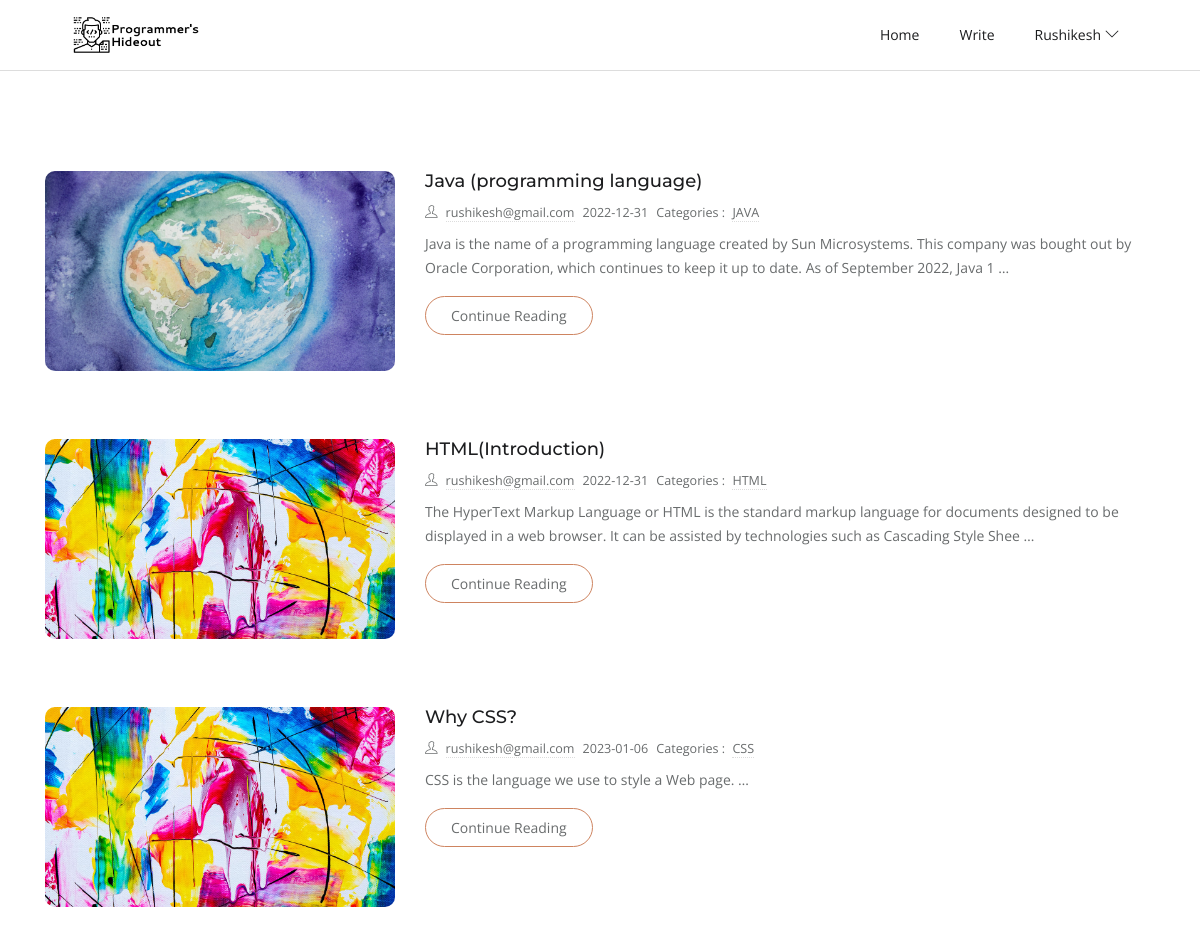
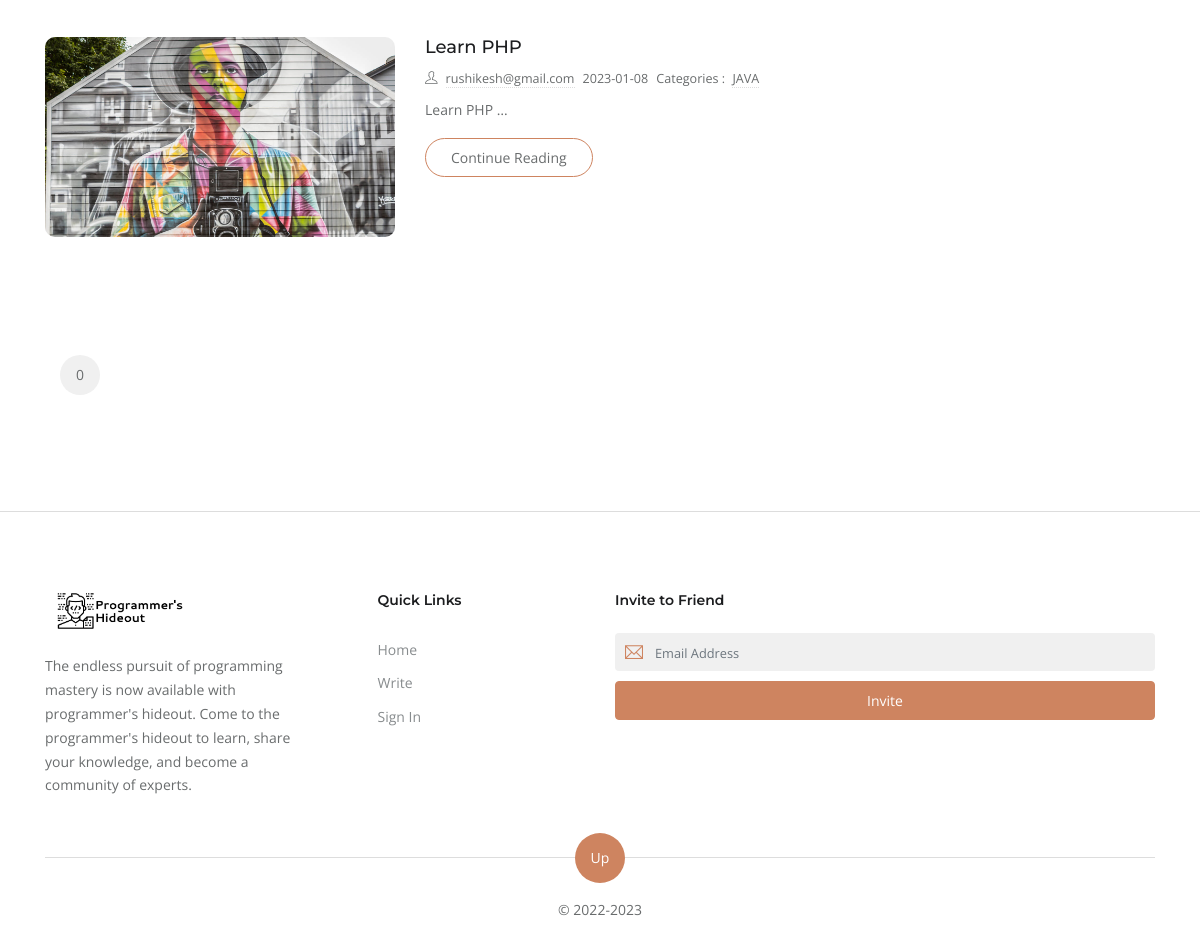
The page /postlist.php (signed in) on the database its author committed (2 pictures, top to bottom).
### tables this page shows
CREATE TABLE `blog_post` (
  `id` int(11) NOT NULL,
  `title` varchar(225) NOT NULL,
  `author` varchar(225) NOT NULL,
  `date` date NOT NULL,
  `categories` varchar(225) NOT NULL,
  `post_content` longtext NOT NULL,
  `post_content_card` varchar(225) NOT NULL,
  `postuid` varchar(225) NOT NULL
);

### php/indexlist.php (called while the page is built, shortened)
<?php
    $pdo = require 'connection/connect.php';
    $start = 0;
    $per_page = 10;
    $page_counter = 0;
    $q = "SELECT * FROM `blog_post` LIMIT $start, $per_page";
    $query = $pdo->prepare($q);
    $query->execute();
    if($query->rowCount() > 0){
        $postcontent = $query->fetchAll(PDO::FETCH_ASSOC);
    }
?>

### postlist.php (the view, shortened to what this page needs)
<!DOCTYPE html>
<html lang="en-us">
<head>
   <link rel="stylesheet" href="plugins/bootstrap/bootstrap.min.css">
   <link rel="stylesheet" href="plugins/themify-icons/themify-icons.css">
   <link rel="stylesheet" href="plugins/slick/slick.css">
   <link rel="stylesheet" href="css/style.css">
</head>
<body>
   <header class="sticky-top bg-white border-bottom border-default">
      <div class="container">
         <nav class="navbar navbar-expand-lg navbar-white">
            <a class="navbar-brand" href="index.html">
               <img class="img-fluid" width="150px" src="images/logo1.png" alt="LogBook">
            </a>
            <div class="collapse navbar-collapse text-center" id="navigation">
               <ul class="navbar-nav ml-auto">
               <li class="nav-item">
                            <a class="nav-link" href="postlist.php">Home</a>
                        </li>
                        <li class="nav-item">
                            <a class="nav-link" href="Write_A_Post.php">Write</a>
                        </li>
                  <li class="nav-item dropdown">
                     <a class="nav-link" href="#" role="button" data-toggle="dropdown" aria-haspopup="true" aria-expanded="false">
                        <?php if (!$_SESSION['id']) {
                           echo 'Guest';
                           echo '<i class="ti-angle-down ml-1"></i>
									</a>
									<div class="dropdown-menu">
										<a class="dropdown-item" href="logout.php">Sign In</a>
									</div>';
                        } else {
                           echo ucfirst($_SESSION['name']);
                           echo '<i class="ti-angle-down ml-1"></i>
									</a>
									<div class="dropdown-menu">
										<a class="dropdown-item" href="profile.php?profile=' . $_SESSION['email'] . '">Profile</a>
										<a class="dropdown-item" href="logout.php">Logout</a>
									</div>';
                        } ?>
               </ul>
            </div>
         </nav>
      </div>
   </header>
   <section class="section">
      <?php include_once 'php/indexlist.php'; ?>
      <div class="container">
         <?php
         foreach ($postcontent as $post) {
            echo '
		<div class="row">
			<div class="col-12  mb-5 mb-lg-0">
				<article class="row mb-5">
					<div class="col-md-4 mb-4 mb-md-0">
						<div class="post-slider slider-sm">';
            $pic = array('1.jpg', '2.jpg', '3.jpg', '4.jpg', '5.jpg');
            shuffle($pic);
            for ($i = 0; $i < 3; $i++) {
               echo '<img loading="lazy" src="images/post/post-' . $pic[$i] . '" class="img-fluid" alt="post-thumb"
            style="height:200px; object-fit: cover;">';
            }
            echo '		</div>
					</div>
					<div class="col-md-8">
						<h3 class="h5"><a class="post-title" href="post-elements.html">' . strip_tags($post['title']) . '</a></h3>';
            echo '<ul class="list-inline post-meta mb-2">
	<li class="list-inline-item"><i class="ti-user mr-2"></i><a href="profile.php?profile=' . $post['author'] . '">' . $post['author'] . '</a>
	</li>';
            echo '<li class="list-inline-item">' . $post['date'] . '</li>';
            echo '<li class="list-inline-item">Categories : <a ';
            $hrefcat = $post['categories'];
            echo "href='categorieslist.php?categories=" . $hrefcat . "'";
            echo 'class="ml-1">' . $post['categories'] . ' </a>
	</li></ul>';
            echo '<p><!--Heading example Here is example of hedings. You can use this heading by following
								markdownify rules. For example: use # for heading 1 and use ###### for heading 6.
								Heading 1 Heading 2 Heading 3-->' . strip_tags($post['post_content_card']) . ' …</p>';
            $href = $post['postuid'];
            echo '<a ';
            echo "href='post.php?blog=" . $href . "'";
            echo 'class="btn btn-outline-primary">';
            echo 'Continue Reading</a></div>
	</article>';
         }
         ?>
      </div>
      </div>
      <div class="container">
         <ul class="pagination">
            <?php
            if ($page_counter == 0) {
               echo "<li class='page-item'><a class='page-link disabled' href='#'>0</a></li>";
            }
            ?>
         </ul>
      </div>
   </section>
   <footer class="section-sm pb-0 border-top border-default">
      <div class="container">
         <div class="row justify-content-between">
            <div class="col-md-3 mb-4">
               <a class="mb-4 d-block" href="index.html">
                  <img class="img-fluid" width="150px" src="images/logo1.png" alt="LogBook">
               </a>
               <p>The endless pursuit of programming mastery is now available with programmer's hideout. Come to the programmer's hideout to learn, share your knowledge, and become a community of experts.</p>
            </div>
            <div class="col-lg-2 col-md-3 col-6 mb-4">
               <h6 class="mb-4">Quick Links</h6>
               <ul class="list-unstyled footer-list">
               <li><a href="postlist.php">Home</a></li>
                  <li><a href="Write_A_Post.php">Write</a></li>
                  <li><a href="signin.php">Sign In</a></li>
               </ul>
            </div>
            <div class="col-md-6 mb-4">
               <h6 class="mb-4">Invite to Friend</h6>
               <form class="subscription" action="php/invite.php" method="post">
                  <div class="position-relative">
                     <i class="ti-email email-icon"></i>
                     <input type="email" class="form-control" placeholder="Email Address" name="frndemail">
                  </div>
                  <button class="btn btn-primary btn-block rounded" type="submit" name="submit">Invite</button>
               </form>
            </div>
         </div>
         <div class="scroll-top">
            <a href="javascript:void(0);" id="scrollTop">Up</a>
         </div>
         <div class="text-center">
            <p class="content">&copy; 2022-<?php echo date("Y"); ?></p>
         </div>
      </div>
   </footer>
</body>
</html>

### css/style.css (style rules this page uses)
body { line-height: 1.7; font-family: "Open Sans", sans-serif; -webkit-font-smoothing: antialiased; color: #696c6d; font-size: 14px; }
p, .paragraph { font-weight: 400; color: #696c6d; font-size: 14px; line-height: 1.7; font-family: "Open Sans", sans-serif; }
h1, h2, h3, h4, h5, h6 { color: #1c1d1f; font-family: "Montserrat", sans-serif; font-weight: 600; line-height: 1.2; }
h3, .h3 { font-size: 28px; }
h5, .h5 { font-size: 18px; }
h6, .h6 { font-size: 14px; }
.btn { font-size: 14px; font-family: "Open Sans", sans-serif; text-transform: capitalize; padding: 8px 25px; border-radius: 50px; border: 1px solid; position: relative; z-index: 1; transition: 0.2s ease; }
.btn-primary { background: #ce8460; color: #fff; border-color: #ce8460; }
.btn-outline-primary { background: transparent; color: #696c6d; border-color: #ce8460; }
body { background-color: #fff; overflow-x: hidden; }
img { vertical-align: middle; border: 0; }
a, a:hover, a:focus { text-decoration: none; }
a, button, select { cursor: pointer; transition: 0.2s ease; }
.slick-slide { outline: 0; }
.section { padding-top: 100px; padding-bottom: 100px; }
.section-sm { padding-top: 80px; padding-bottom: 80px; }
.rounded-lg, .post-slider { border-radius: 10px !important; }
.border-default { border-color: #ddd !important; }
.form-control::placeholder { font-size: 80%; }
.nav-item { margin: 0; }
.nav-item .nav-link { text-transform: capitalize; }
.navbar-white .navbar-nav .nav-link { color: #1c1d1f; }
.navbar-expand-lg .navbar-nav .nav-link { padding: 15px 20px; }
.post-title { color: #1c1d1f; }
.post-meta li { margin-right: 10px; font-size: 90%; }
.post-meta a { color: #696c6d; border-bottom: 1px dotted #ddd; }
.post-slider { overflow: hidden; margin-bottom: 20px; }
.post-slider img { border-radius: inherit; }
.pagination { margin-top: 50px; }
.pagination .page-item .page-link { display: inline-block; width: 40px; height: 40px; line-height: 40px; border-radius: 50%; background: #f0f0f0; text-align: center; padding: 0; margin-right: 10px; border: 0; color: #696c6d; }
.pagination .page-item:first-child .page-link, .pagination .page-item:last-child .page-link { border-radius: 50%; }
.footer-list a { display: block; color: #888c8e; padding: 5px 0; }
.subscription .form-control { background-color: #f0f0f0; border: 0; margin-bottom: 10px; padding-left: 40px; }
.subscription .email-icon { position: absolute; left: 10px; top: 10px; font-size: 18px; color: #ce8460; }
.scroll-top { border-top: 1px solid #ddd; position: relative; margin: 20px 0 40px; }
.scroll-top a { position: absolute; top: 50%; left: 50%; transform: translate(-50%, -50%); height: 50px; width: 50px; border-radius: 50%; background-color: #ce8460; color: #fff; text-align: center; line-height: 50px; display: block; }

### rows shown on the page
blog_post: title "Java (programming language)", author "rushikesh@gmail.com", date "2022-12-31", categories "JAVA", post_content_card "Java is the name of a programming language created by Sun Microsystems. This company was bought out by Oracle Corporation, which continues to keep it up to date. As of September 2022, Java 1"
blog_post: title "HTML(Introduction)", author "rushikesh@gmail.com", date "2022-12-31", categories "HTML", post_content_card "The HyperText Markup Language or HTML is the standard markup language for documents designed to be displayed in a web browser. It can be assisted by technologies such as Cascading Style Shee"
blog_post: title "Why CSS?", author "rushikesh@gmail.com", date "2023-01-06", categories "CSS", post_content_card "CSS is the language we use to style a Web page."
blog_post: title "Learn PHP", author "rushikesh@gmail.com", date "2023-01-08", categories "JAVA", post_content_card "Learn PHP"

### other values the page prints
$_SESSION['name'] "Rushikesh"
